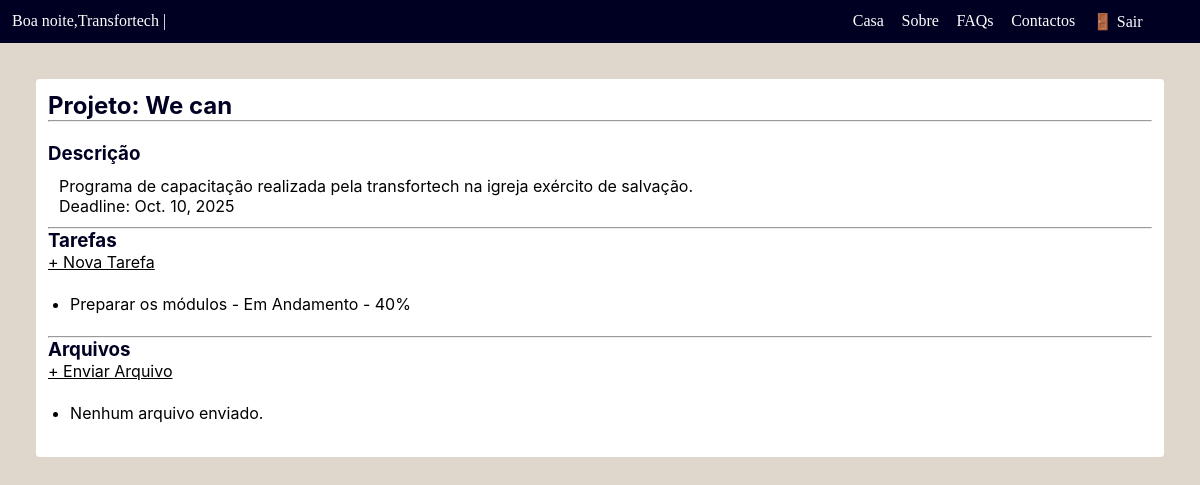
Before: /projeto/3/ (signed in) with the older database file.
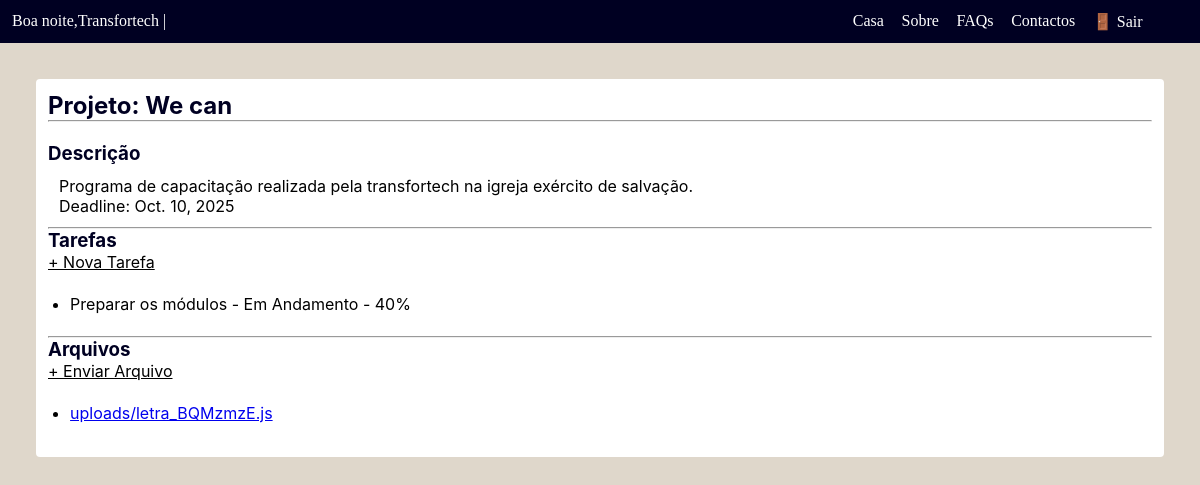
After: the same page with the newer database file.
### projetos/models.py (models this page shows, shortened)
class Tarefa(models.Model):
    STATUS_CHOICES = [
        ('pendente', 'Pendente'),
        ('em_andamento', 'Em Andamento'),
        ('concluida', 'Concluída'),
    ]
    projeto = models.ForeignKey(Projeto, on_delete=models.CASCADE)
    descricao = models.CharField(max_length=200)
    responsavel = models.ForeignKey(User, on_delete=models.CASCADE)
    status = models.CharField(max_length=20, choices=STATUS_CHOICES, default='pendente')
    progresso = models.IntegerField(default=0)
    criado_em = models.DateTimeField(auto_now_add=True)

class Arquivo(models.Model):
    projeto = models.ForeignKey(Projeto, on_delete=models.CASCADE)
    arquivo = models.FileField(upload_to='uploads/')
    enviado_por = models.ForeignKey(User, on_delete=models.CASCADE)
    enviado_em = models.DateTimeField(auto_now_add=True)

### projetos/views.py (the view)
# urls.py: path('projeto/<int:projeto_id>/', views.detalhes_projeto, name='detalhes_projeto'),
@login_required
def detalhes_projeto(request, projeto_id):
    projeto = get_object_or_404(Projeto, id=projeto_id)
    tarefas = Tarefa.objects.filter(projeto=projeto)
    arquivos = Arquivo.objects.filter(projeto=projeto)
    return render(request, 'projetos/detalhes.html', {
        'projeto': projeto,
        'tarefas': tarefas,
        'arquivos': arquivos,
    })

### projetos/templates/projetos/detalhes.html (shortened to what this page needs)
{% extends 'base.html' %}
{% block content %}
<section>
    <h2>Projeto: {{ projeto.nome }}</h2>
    <hr>
    <br>
    <h3>Descrição</h3>
  <div class="descricao" >
    <p>{{ projeto.descricao }}</p>
  <p>Deadline: {{ projeto.deadline }}</p>
</div>
  <hr>
  <h3>Tarefas</h3>
  <a class="btn-new" href="{% url 'nova_tarefa' projeto.id %}">+ Nova Tarefa</a>
  <ul>
    {% for tarefa in tarefas %}
      <li>
        {{ tarefa.descricao }} - {{ tarefa.get_status_display }} - {{ tarefa.progresso }}%
      </li>{% empty %}
      <li>Sem tarefas.</li>
    {% endfor %}
  </ul>
  <hr>
  <h3>Arquivos</h3>
  <a class="btn-new" href="{% url 'upload_arquivo' projeto.id %}">+ Enviar Arquivo</a>
  <ul>
    {% for arquivo in arquivos %}
    <li><a href="{{ arquivo.arquivo.url }}">{{ arquivo.arquivo.name }}</a></li>
    {% empty %}
      <li>Nenhum arquivo enviado.</li>
    {% endfor %}
  </ul>
</section>
{% endblock %}

Changed rows visible on the page:
added Arquivo: arquivo.name "uploads/letra_BQMzmzE.js"
Other visible differences:
text no longer shown: "Nenhum arquivo enviado."
